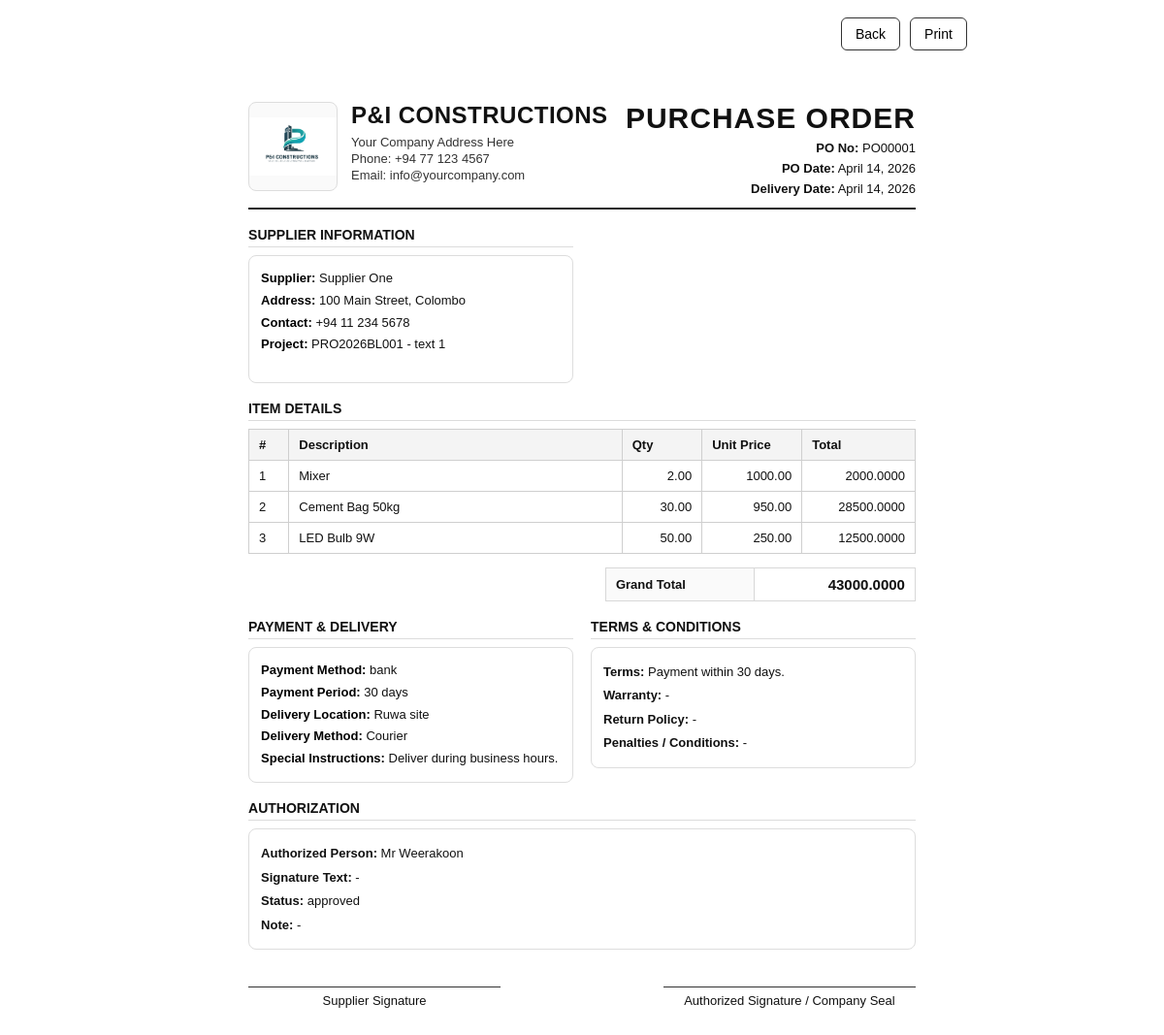
/purchase-orders/1/print/ (signed in), run on the app's committed database.
### pos/models.py (models this page shows, shortened)
class PurchaseOrder(models.Model):
    PAYMENT_METHOD_CHOICES = [
        ("cash", "Cash"),
        ("bank", "Bank Transfer"),
        ("cheque", "Cheque"),
    ]
    STATUS_CHOICES = [
        ("draft", "Draft"),
        ("pending", "Pending"),
        ("approved", "Approved"),
        ("rejected", "Rejected"),
        ("closed", "Closed"),
    ]
    po_no = models.CharField(max_length=30, unique=True, blank=True, null=True)
    po_date = models.DateField(default=timezone.now)
    delivery_date_required = models.DateField(blank=True, null=True)
    buyer_company_name = models.CharField(max_length=200, blank=True, null=True)
    buyer_address = models.TextField(blank=True, null=True)
    buyer_contact_person = models.CharField(max_length=150, blank=True, null=True)
    buyer_phone = models.CharField(max_length=50, blank=True, null=True)
    buyer_email = models.EmailField(blank=True, null=True)
    supplier = models.ForeignKey("Supplier", on_delete=models.PROTECT, related_name="purchase_orders")
    supplier_address = models.TextField(blank=True, null=True)
    supplier_contact_details = models.CharField(max_length=255, blank=True, null=True)
    project = models.ForeignKey("Project", on_delete=models.SET_NULL, null=True, blank=True, related_name="purchase_orders")
    payment_method = models.CharField(max_length=20, choices=PAYMENT_METHOD_CHOICES, default="bank")
    payment_period = models.CharField(max_length=100, blank=True, null=True)
    delivery_location = models.CharField(max_length=255, blank=True, null=True)
    delivery_method = models.CharField(max_length=100, blank=True, null=True)
    special_instructions = models.TextField(blank=True, null=True)
    terms_and_conditions = models.TextField(blank=True, null=True)
    warranty_details = models.TextField(blank=True, null=True)
    return_policy = models.TextField(blank=True, null=True)
    penalties_conditions = models.TextField(blank=True, null=True)
    authorized_person_name = models.CharField(max_length=150, blank=True, null=True)
    signature_text = models.CharField(max_length=150, blank=True, null=True)
    status = models.CharField(max_length=20, choices=STATUS_CHOICES, default="draft")
    note = models.TextField(blank=True, null=True)
    created_by = models.ForeignKey(
        User,
        on_delete=models.SET_NULL,
        null=True,
        blank=True,
        related_name="created_purchase_orders"
    )
    created_at = models.DateTimeField(auto_now_add=True)
    class Meta:
        ordering = ["-po_date", "-id"]

class Supplier(models.Model):
    name = models.CharField(max_length=150, unique=True)
    address = models.TextField(blank=True, null=True)
    phone_1 = models.CharField(max_length=30, blank=True, null=True)
    phone_2 = models.CharField(max_length=30, blank=True, null=True)
    phone_3 = models.CharField(max_length=30, blank=True, null=True)
    email = models.EmailField(blank=True, null=True)
    contact_person = models.CharField(max_length=150, blank=True, null=True)
    bank_name = models.CharField(max_length=150, blank=True, null=True)
    bank_branch = models.CharField(max_length=150, blank=True, null=True)
    account_name = models.CharField(max_length=150, blank=True, null=True)
    account_number = models.CharField(max_length=80, blank=True, null=True)
    is_active = models.BooleanField(default=True)
    created_at = models.DateTimeField(auto_now_add=True)
    class Meta:
        ordering = ["name"]

class Project(models.Model):
    PROJECT_TYPE_CHOICES = [
        ("SW", "Swimming Pool"),
        ("BL", "Building"),
        ("EL", "Electrical"),
        ("OT", "Other"),
    ]
    STATUS_CHOICES = [
        ("ongoing", "Ongoing"),
        ("completed", "Completed"),
        ("cancelled", "Cancelled"),
    ]
    project_id = models.CharField(max_length=30, unique=True)
    project_name = models.CharField(max_length=255)
    project_type = models.CharField(max_length=10, choices=PROJECT_TYPE_CHOICES)
    client_name = models.CharField(max_length=255, blank=True, null=True)
    location = models.CharField(max_length=255, blank=True, null=True)
    estimated_value = models.DecimalField(max_digits=14, decimal_places=2, default=0)
    status = models.CharField(max_length=20, choices=STATUS_CHOICES, default="ongoing")
    is_active = models.BooleanField(default=True)
    created_by = models.ForeignKey(User, on_delete=models.SET_NULL, null=True, blank=True, related_name="created_projects")
    updated_by = models.ForeignKey(User, on_delete=models.SET_NULL, null=True, blank=True, related_name="updated_projects")
    created_at = models.DateTimeField(auto_now_add=True)
    class Meta:
        ordering = ["-id"]

class PurchaseOrderItem(models.Model):
    purchase_order = models.ForeignKey(
        "PurchaseOrder",
        on_delete=models.CASCADE,
        related_name="items"
    )
    item = models.ForeignKey(
        "Item",
        on_delete=models.SET_NULL,
        null=True,
        blank=True,
        related_name="purchase_order_items"
    )
    description = models.CharField(max_length=255)
    quantity = models.DecimalField(max_digits=12, decimal_places=2, default=1)
    unit_price = models.DecimalField(max_digits=12, decimal_places=2, default=0)
    line_total = models.DecimalField(max_digits=12, decimal_places=2, default=0)
    class Meta:
        ordering = ["id"]

### pos/views.py (the view)
# urls.py: path("purchase-orders/<int:po_id>/print/", views.print_purchase_order, name="print_purchase_order"),
@user_passes_test(can_use_project)
def print_purchase_order(request, po_id):
    order = get_object_or_404(
        PurchaseOrder.objects.select_related("supplier", "project", "created_by").prefetch_related("items"),
        id=po_id
    )
    items = order.items.all()
    grand_total = Decimal("0")
    for row in items:
        row.line_total = Decimal(str(row.quantity or 0)) * Decimal(str(row.unit_price or 0))
        grand_total += row.line_total
    company_info = {
        "name": "P&I CONSTRUCTIONS",
        "address": "Your Company Address Here",
        "phone": "+94 77 123 4567",
        "email": "info@yourcompany.com",
    }
    return render(request, "pos/print_purchase_order.html", {
        "order": order,
        "items": items,
        "grand_total": grand_total,
        "company_info": company_info,
    })

### pos/views.py (called while the page is built)
def is_owner(user):
    return user.is_superuser or user.groups.filter(name__iexact="Owner").exists()

def can_use_project(user):
    return is_owner(user) or is_manager(user) or is_clerk(user) or is_cashier(user)

### pos/templates/pos/print_purchase_order.html (shortened to what this page needs)
{% load static %}
<!DOCTYPE html>
<html lang="en">
<head>
</head>
<body>
<div class="print-actions">
    <button class="btn" onclick="window.history.back()">Back</button>
    <button class="btn" onclick="window.print()">Print</button>
</div>
<div class="page">
    <div class="top-bar">
        <div class="company-wrap">
            <div class="logo-box">
                <img src="{% static 'logo.png' %}" alt="Company Logo">
            </div>
            <div class="company-details">
                <h1>{{ company_info.name }}</h1>
                <p>{{ company_info.address }}</p>
                <p>Phone: {{ company_info.phone }}</p>
                <p>Email: {{ company_info.email }}</p>
            </div>
        </div>
        <div class="po-title-box">
            <h2>PURCHASE ORDER</h2>
            <p><strong>PO No:</strong> {{ order.po_no }}</p>
            <p><strong>PO Date:</strong> {{ order.po_date }}</p>
            <p><strong>Delivery Date:</strong> {{ order.delivery_date_required|default:"-" }}</p>
        </div>
    </div>
    <div class="section">
        <div class="grid-2">
            <div>
                <div class="section-title">Supplier Information</div>
                <div class="info-box">
                    <p><strong>Supplier:</strong> {{ order.supplier.name }}</p>
                    <p><strong>Address:</strong> {{ order.supplier_address|default:order.supplier.address|default:"-" }}</p>
                    <p><strong>Contact:</strong> {{ order.supplier_contact_details|default:"-" }}</p>
                    <p><strong>Project:</strong>
                        {% if order.project %}
                            {{ order.project.project_id }} - {{ order.project.project_name }}
                        {% else %}
                            -
                        {% endif %}
                    </p>
                </div>
            </div>
        </div>
    </div>
    <div class="section">
        <div class="section-title">Item Details</div>
        <table class="items-table">
            <thead>
                <tr>
                    <th style="width: 6%;">#</th>
                    <th>Description</th>
                    <th style="width: 12%;" class="text-end">Qty</th>
                    <th style="width: 15%;" class="text-end">Unit Price</th>
                    <th style="width: 17%;" class="text-end">Total</th>
                </tr>
            </thead>
            <tbody>
                {% for row in items %}
                <tr>
                    <td>{{ forloop.counter }}</td>
                    <td>{{ row.description }}</td>
                    <td class="text-end">{{ row.quantity }}</td>
                    <td class="text-end">{{ row.unit_price }}</td>
                    <td class="text-end">{{ row.line_total }}</td>
                </tr>
                {% empty %}
                <tr>
                    <td colspan="5" class="text-end">No items found.</td>
                </tr>
                {% endfor %}
            </tbody>
        </table>
        <div class="totals-box">
            <table>
                <tr>
                    <td class="label">Grand Total</td>
                    <td class="text-end grand">{{ grand_total }}</td>
                </tr>
            </table>
        </div>
    </div>
    <div class="section">
        <div class="grid-2">
            <div>
                <div class="section-title">Payment & Delivery</div>
                <div class="info-box">
                    <p><strong>Payment Method:</strong> {{ order.payment_method|default:"-" }}</p>
                    <p><strong>Payment Period:</strong> {{ order.payment_period|default:"-" }}</p>
                    <p><strong>Delivery Location:</strong> {{ order.delivery_location|default:"-" }}</p>
                    <p><strong>Delivery Method:</strong> {{ order.delivery_method|default:"-" }}</p>
                    <p><strong>Special Instructions:</strong> {{ order.special_instructions|default:"-" }}</p>
                </div>
            </div>
            <div>
                <div class="section-title">Terms & Conditions</div>
                <div class="terms-box">
                    <p><strong>Terms:</strong> {{ order.terms_and_conditions|default:"-" }}</p>
                    <p><strong>Warranty:</strong> {{ order.warranty_details|default:"-" }}</p>
                    <p><strong>Return Policy:</strong> {{ order.return_policy|default:"-" }}</p>
                    <p><strong>Penalties / Conditions:</strong> {{ order.penalties_conditions|default:"-" }}</p>
                </div>
            </div>
        </div>
    </div>
    <div class="section">
        <div class="section-title">Authorization</div>
        <div class="auth-box">
            <p><strong>Authorized Person:</strong> {{ order.authorized_person_name|default:"-" }}</p>
            <p><strong>Signature Text:</strong> {{ order.signature_text|default:"-" }}</p>
            <p><strong>Status:</strong> {{ order.status|default:"-" }}</p>
            <p><strong>Note:</strong> {{ order.note|default:"-" }}</p>
        </div>
        <div class="signature-area">
            <div class="sign-line">
                Supplier Signature
            </div>
            <div class="sign-line">
                Authorized Signature / Company Seal
            </div>
        </div>
    </div>
</div>
</body>
</html>

### pos/templates/pos/print_purchase_order.html (style rules this page uses)
body { font-family: Arial, sans-serif; color: #111; margin: 0; padding: 0; background: #fff; }
.page { width: 210mm; min-height: 297mm; margin: 0 auto; padding: 14mm; box-sizing: border-box; background: #fff; }
.top-bar { display: flex; justify-content: space-between; align-items: flex-start; border-bottom: 2px solid #222; padding-bottom: 12px; margin-bottom: 18px; }
.company-wrap { display: flex; gap: 14px; align-items: flex-start; }
.logo-box { width: 90px; height: 90px; border: 1px solid #ddd; display: flex; align-items: center; justify-content: center; overflow: hidden; border-radius: 8px; background: #fafafa; }
.logo-box img { max-width: 100%; max-height: 100%; object-fit: contain; }
.company-details h1 { margin: 0 0 6px 0; font-size: 24px; letter-spacing: 0.5px; }
.company-details p { margin: 2px 0; font-size: 13px; color: #333; }
.po-title-box { text-align: right; }
.po-title-box h2 { margin: 0; font-size: 30px; letter-spacing: 1px; }
.po-title-box p { margin: 6px 0 0 0; font-size: 13px; }
.section { margin-bottom: 18px; }
.section-title { font-size: 14px; font-weight: 700; margin-bottom: 8px; padding-bottom: 4px; border-bottom: 1px solid #dcdcdc; text-transform: uppercase; }
.grid-2 { display: grid; grid-template-columns: 1fr 1fr; gap: 18px; }
.info-box { border: 1px solid #ddd; border-radius: 8px; padding: 10px 12px; min-height: 110px; }
.info-box p { margin: 4px 0; font-size: 13px; line-height: 1.45; }
.info-box strong { color: #000; }
table { width: 100%; border-collapse: collapse; }
.items-table th, .items-table td { border: 1px solid #cfcfcf; padding: 8px 10px; font-size: 13px; vertical-align: top; }
.items-table th { background: #f4f4f4; text-align: left; }
.text-end { text-align: right; }
.totals-box { width: 320px; margin-left: auto; margin-top: 14px; }
.totals-box table td { border: 1px solid #d8d8d8; padding: 8px 10px; font-size: 13px; }
.totals-box .label { background: #fafafa; font-weight: 700; }
.totals-box .grand { font-size: 15px; font-weight: 700; }
.terms-box, .auth-box { border: 1px solid #ddd; border-radius: 8px; padding: 10px 12px; }
.terms-box p, .auth-box p { margin: 5px 0; font-size: 13px; line-height: 1.5; }
.signature-area { margin-top: 38px; display: flex; justify-content: space-between; align-items: end; }
.sign-line { width: 260px; border-top: 1px solid #333; padding-top: 6px; font-size: 13px; text-align: center; }
.print-actions { width: 210mm; margin: 18px auto 0; display: flex; justify-content: flex-end; gap: 10px; }
.btn { border: 1px solid #333; background: #fff; padding: 8px 14px; border-radius: 6px; cursor: pointer; font-size: 14px; }

### data on the page
PurchaseOrder: po_no "PO00001", po_date "April 14, 2026", delivery_date_required "April 14, 2026", supplier.name "Supplier One", supplier_address "100 Main Street, Colombo", supplier_contact_details "+94 11 234 5678", project.project_id "PRO2026BL001", project.project_name "text 1", payment_method "bank", payment_period "30 days", delivery_location "Ruwa site", delivery_method "Courier", special_instructions "Deliver during business hours.", terms_and_conditions "Payment within 30 days.", warranty_details "-", return_policy "-", penalties_conditions "-", authorized_person_name "Mr Weerakoon", signature_text "-", status "approved", note "-"
PurchaseOrderItem: description "Mixer", quantity "2.00", unit_price "1000.00", line_total "2000.0000"
PurchaseOrderItem: description "Cement Bag 50kg", quantity "30.00", unit_price "950.00", line_total "28500.0000"
PurchaseOrderItem: description "LED Bulb 9W", quantity "50.00", unit_price "250.00", line_total "12500.0000"

### other printed values
{{ company_info.name }} "P&I CONSTRUCTIONS"
{{ company_info.address }} "Your Company Address Here"
{{ company_info.phone }} "+94 77 123 4567"
{{ company_info.email }} "info@yourcompany.com"
{{ grand_total }} "43000.0000"
